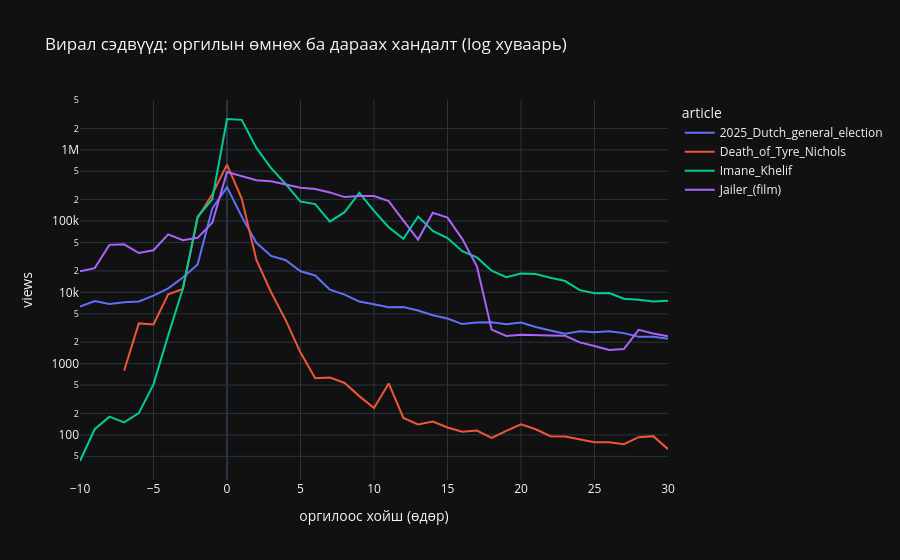

Here is the notebook cell this chart was saved with:
### Markdown cell above
## 8. Жишээ: вирал сэдэв хэрхэн "шуугиад" унтардаг вэ?

Хамгийн огцом өссөн 4 вирал сэдвийг харъя. Ихэнх нь хэдхэн хоногт оргилдоо хүрээд,
дараа нь **экспоненциал** маягаар (эхэндээ хурдан, дараа нь удаан) буурдаг.
Яг энэ "унтрах хэлбэр"-ийг model сурах ёстой.

### Code cell
top4 = viral.sort_values("ratio", ascending=False)["article"].head(4).tolist()
v = pv[pv["article"].isin(top4)].copy()

# Сэдэв бүрийн оргил өдрийг "0-р өдөр" болгож, ±30 хоногийг харьцуулна
peak = v.loc[v.groupby("article")["views"].idxmax(), ["article", "date"]].rename(columns={"date": "peak"})
v = v.merge(peak, on="article")
v["оргилоос хойш (өдөр)"] = (v["date"] - v["peak"]).dt.days
v = v[v["оргилоос хойш (өдөр)"].between(-10, 30)]

fig = px.line(v, x="оргилоос хойш (өдөр)", y="views", color="article", log_y=True,
              title="Вирал сэдвүүд: оргилын өмнөх ба дараах хандалт (log хуваарь)")
fig.show()

### Figure 1 — Plotly figure (JSON) as saved in the notebook; plotly's stock layout.template omitted (floating-point values rounded to 4 significant figures)
{"data": [{"hovertemplate": "article=2025_Dutch_general_election<br>оргилоос хойш (өдөр)=%{x}<br>views=%{y}<extra></extra>", "legendgroup": "2025_Dutch_general_election", "line": {"color": "#636efa", "dash": "solid"}, "marker": {"symbol": "circle"}, "mode": "lines", "name": "2025_Dutch_general_election", "orientation": "v", "showlegend": true, "type": "scatter", "x": [-10, -9, -8, -7, -6, -5, -4, -3, -2, -1, 0, 1, 2, 3, 4, 5, 6, 7, 8, 9, 10, 11, 12, 13, 14, 15, 16, 17, 18, 19, 20, 21, 22, 23, 24, 25, 26, 27, 28, 29, 30], "xaxis": "x", "y": [6336, 7533, 6886, 7277, 7449, 9016, 11408, 16169, 24701, 150513, 300286, 116380, 49678, 32429, 28267, 19746, 17281, 10922, 9299, 7437, 6804, 6206, 6226, 5560, 4765, 4291, 3587, 3784, 3802, 3560, 3768, 3271, 2918, 2628, 2839, 2751, 2851, 2680, 2389, 2377, 2233], "yaxis": "y"}, {"hovertemplate": "article=Death_of_Tyre_Nichols<br>оргилоос хойш (өдөр)=%{x}<br>views=%{y}<extra></extra>", "legendgroup": "Death_of_Tyre_Nichols", "line": {"color": "#EF553B", "dash": "solid"}, "marker": {"symbol": "circle"}, "mode": "lines", "name": "Death_of_Tyre_Nichols", "orientation": "v", "showlegend": true, "type": "scatter", "x": [-7, -6, -5, -4, -3, -2, -1, 0, 1, 2, 3, 4, 5, 6, 7, 8, 9, 10, 11, 12, 13, 14, 15, 16, 17, 18, 19, 20, 21, 22, 23, 24, 25, 26, 27, 28, 29, 30], "xaxis": "x", "y": [795, 3667, 3548, 9378, 11130, 110300, 238798, 619839, 207741, 28541, 10050, 4045, 1430, 624, 637, 535, 350, 239, 528, 173, 140, 154, 127, 111, 115, 91, 114, 141, 120, 96, 95, 87, 79, 79, 74, 93, 96, 63], "yaxis": "y"}, {"hovertemplate": "article=Imane_Khelif<br>оргилоос хойш (өдөр)=%{x}<br>views=%{y}<extra></extra>", "legendgroup": "Imane_Khelif", "line": {"color": "#00cc96", "dash": "solid"}, "marker": {"symbol": "circle"}, "mode": "lines", "name": "Imane_Khelif", "orientation": "v", "showlegend": true, "type": "scatter", "x": [-10, -9, -8, -7, -6, -5, -4, -3, -2, -1, 0, 1, 2, 3, 4, 5, 6, 7, 8, 9, 10, 11, 12, 13, 14, 15, 16, 17, 18, 19, 20, 21, 22, 23, 24, 25, 26, 27, 28, 29, 30], "xaxis": "x", "y": [43, 120, 180, 150, 202, 511, 2491, 11357, 114896, 202779, 2711079, 2636959, 1066189, 552699, 330558, 188264, 173516, 98334, 133608, 248238, 138835, 82269, 56506, 116002, 72752, 57906, 37792, 30974, 20138, 16336, 18367, 18135, 16054, 14427, 10745, 9753, 9813, 8160, 7905, 7442, 7603], "yaxis": "y"}, {"hovertemplate": "article=Jailer_(film)<br>оргилоос хойш (өдөр)=%{x}<br>views=%{y}<extra></extra>", "legendgroup": "Jailer_(film)", "line": {"color": "#ab63fa", "dash": "solid"}, "marker": {"symbol": "circle"}, "mode": "lines", "name": "Jailer_(film)", "orientation": "v", "showlegend": true, "type": "scatter", "x": [-10, -9, -8, -7, -6, -5, -4, -3, -2, -1, 0, 1, 2, 3, 4, 5, 6, 7, 8, 9, 10, 11, 12, 13, 14, 15, 16, 17, 18, 19, 20, 21, 22, 23, 24, 25, 26, 27, 28, 29, 30], "xaxis": "x", "y": [19837, 21906, 46414, 47235, 35649, 39006, 65024, 53836, 58228, 94698, 489344, 422532, 374000, 361581, 324747, 293757, 283133, 252838, 217228, 224355, 225206, 191031, 101355, 55060, 131307, 111953, 56444, 23236, 3001, 2444, 2534, 2534, 2481, 2459, 1987, 1763, 1557, 1605, 2980, 2641, 2419], "yaxis": "y"}], "layout": {"legend": {"title": {"text": "article"}, "tracegroupgap": 0}, "title": {"text": "Вирал сэдвүүд: оргилын өмнөх ба дараах хандалт (log хуваарь)"}, "xaxis": {"anchor": "y", "domain": [0.0, 1.0], "title": {"text": "оргилоос хойш (өдөр)"}}, "yaxis": {"anchor": "x", "domain": [0.0, 1.0], "title": {"text": "views"}, "type": "log"}}}
